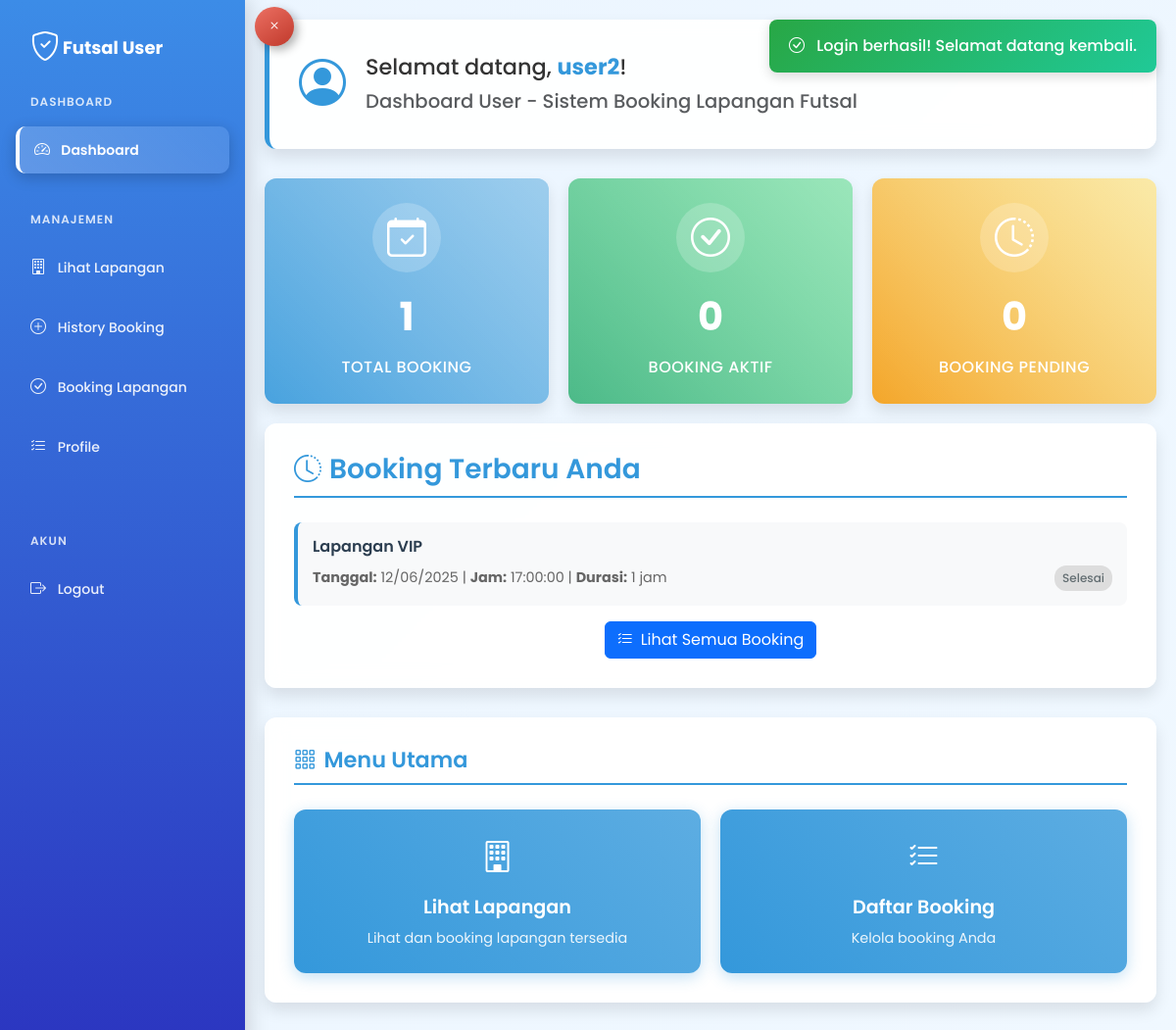
The page /user/dashboard.php?pesan=login_berhasil (signed in) on the database as committed earlier.
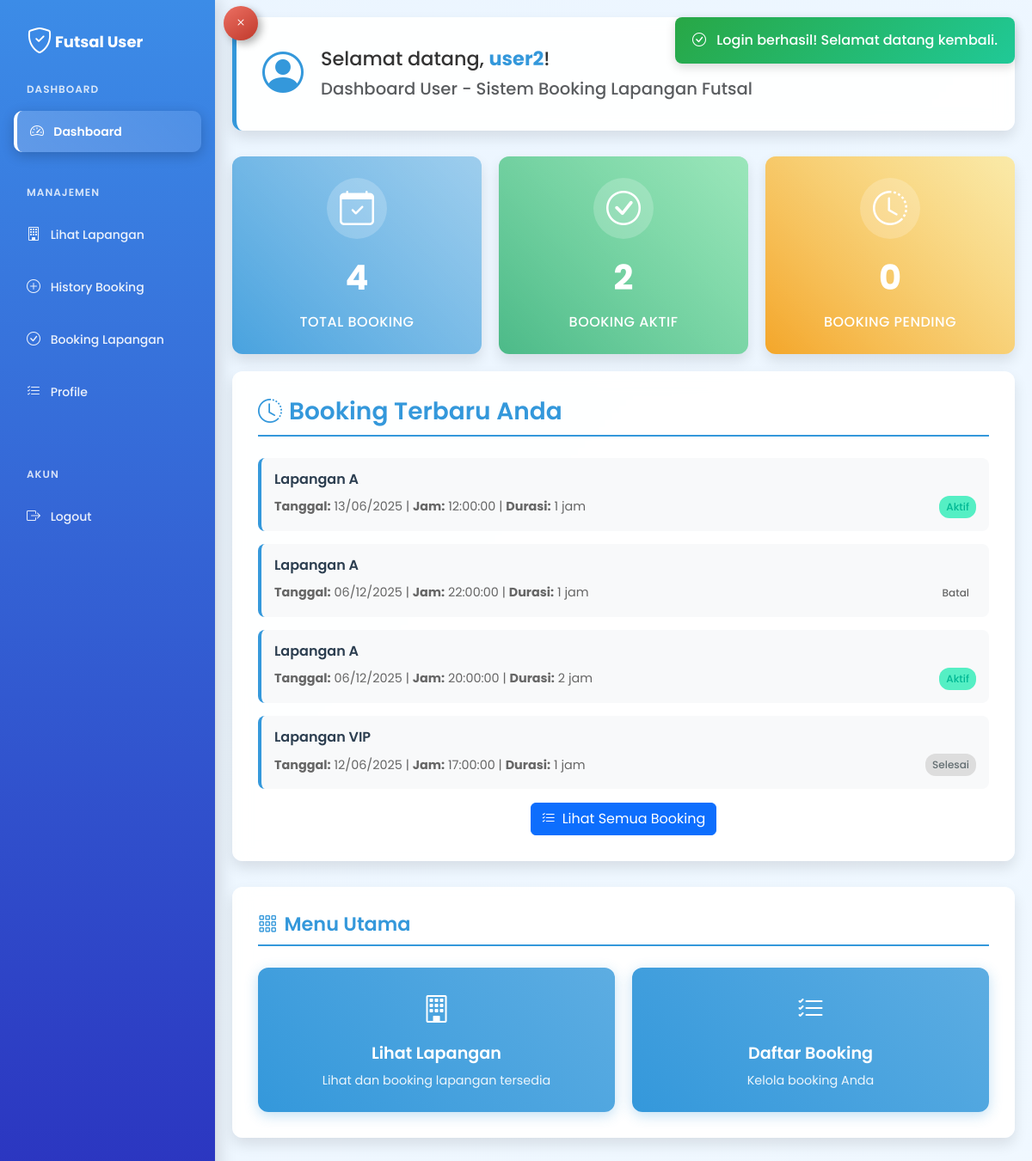
The same page on the database as committed later.
### tables this page shows
CREATE TABLE `booking` (
  `id` int(11) NOT NULL,
  `id_user` int(11) NOT NULL,
  `id_lapangan` int(11) NOT NULL,
  `tanggal` date NOT NULL,
  `jam` time NOT NULL,
  `lama_sewa` int(11) NOT NULL,
  `kontak` varchar(20) NOT NULL,
  `status` enum('pending','aktif','batal','selesai') DEFAULT 'pending',
  `status_pembayaran` enum('dp','lunas','refund') NOT NULL,
  `total_dibayar` int(11) NOT NULL,
  `total_pinalti` int(11) NOT NULL,
  `created_at` timestamp NOT NULL DEFAULT current_timestamp(),
  `updated_at` timestamp NOT NULL DEFAULT current_timestamp() ON UPDATE current_timestamp()
);

CREATE TABLE `lapangan` (
  `id` int(11) NOT NULL,
  `nama` varchar(100) NOT NULL,
  `tipe` varchar(50) NOT NULL,
  `harga` int(11) NOT NULL,
  `status` enum('tersedia','habis') DEFAULT 'tersedia',
  `gambar` varchar(255) DEFAULT NULL,
  `created_at` timestamp NOT NULL DEFAULT current_timestamp(),
  `updated_at` timestamp NOT NULL DEFAULT current_timestamp() ON UPDATE current_timestamp()
);

### user/dashboard.php (the view, shortened to what this page needs)
<?php
include '../config/database.php';
$user_id = $_SESSION['user_id'];
$totalBookingQuery = "SELECT COUNT(*) as total_booking FROM booking WHERE id_user = '$user_id'";
$totalResult = mysqli_query($connection, $totalBookingQuery);
$total_booking = mysqli_fetch_assoc($totalResult)['total_booking'];
$activeBookingQuery = "SELECT COUNT(*) as booking_aktif FROM booking WHERE id_user = '$user_id' AND status = 'aktif'";
$activeResult = mysqli_query($connection, $activeBookingQuery);
$booking_aktif = mysqli_fetch_assoc($activeResult)['booking_aktif'];
$pendingBookingQuery = "SELECT COUNT(*) as booking_pending FROM booking WHERE id_user = '$user_id' AND status = 'pending'";
$pendingResult = mysqli_query($connection, $pendingBookingQuery);
$booking_pending = mysqli_fetch_assoc($pendingResult)['booking_pending'];
$recentBookingsQuery = "
    SELECT b.*, l.nama as nama_lapangan
    FROM booking b
    JOIN lapangan l ON b.id_lapangan = l.id
    WHERE b.id_user = '$user_id'
    ORDER BY b.created_at DESC
    LIMIT 5
";
$recentResult = mysqli_query($connection, $recentBookingsQuery);
$recentBookings = [];
while ($row = mysqli_fetch_assoc($recentResult)) {
    $recentBookings[] = $row;
}
$username = isset($_SESSION['username']) ? $_SESSION['username'] : 'User';
$full_name = isset($_SESSION['full_name']) ? $_SESSION['full_name'] : $username;
?>
<!DOCTYPE html>
<html lang="id">
<head>
    <link href="https://cdn.jsdelivr.net/npm/bootstrap@5.3.2/dist/css/bootstrap.min.css" rel="stylesheet">
    <link href="https://cdn.jsdelivr.net/npm/bootstrap-icons@1.10.0/font/bootstrap-icons.css" rel="stylesheet">
</head>
<body>
    <?php include 'user_sidebar.php'; ?>
    <div class="container">
        <div class="welcome-card fade-in">
            <i class="bi bi-person-circle"></i>
            <div class="welcome-message">
                Selamat datang, <span><?php echo htmlspecialchars($full_name); ?></span>!<br>
                <small class="text-muted">Dashboard User - Sistem Booking Lapangan Futsal</small>
            </div>
        </div>
        <div class="stats fade-in">
            <div class="stat-card card-total">
                <div class="icon"><i class="bi bi-calendar-check"></i></div>
                <div class="stat-number"><?php echo $total_booking; ?></div>
                <div class="stat-label">Total Booking</div>
            </div>
            <div class="stat-card card-active">
                <div class="icon"><i class="bi bi-check-circle"></i></div>
                <div class="stat-number"><?php echo $booking_aktif; ?></div>
                <div class="stat-label">Booking Aktif</div>
            </div>
            <div class="stat-card card-pending">
                <div class="icon"><i class="bi bi-clock-history"></i></div>
                <div class="stat-number"><?php echo $booking_pending; ?></div>
                <div class="stat-label">Booking Pending</div>
            </div>
        </div>
        <div class="recent-section fade-in">
            <h3><i class="bi bi-clock-history me-2"></i>Booking Terbaru Anda</h3>
            <?php if (empty($recentBookings)): ?>
                <div class="text-center py-4">
                    <i class="bi bi-inbox display-4 text-muted"></i>
                    <p class="text-muted mt-2">Belum ada booking</p>
                    <a href="user/lihat_lapangan.php" class="btn btn-primary">
                        <i class="bi bi-plus-circle me-2"></i>Booking Sekarang
                    </a>
                </div>
            <?php else: ?>
                <?php foreach ($recentBookings as $booking): ?>
                    <div class="recent-item">
                        <h6><?php echo htmlspecialchars($booking['nama_lapangan']); ?></h6>
                        <div class="details">
                            <div>
                                <strong>Tanggal:</strong> <?php echo date('d/m/Y', strtotime($booking['tanggal'])); ?> |
                                <strong>Jam:</strong> <?php echo $booking['jam']; ?> |
                                <strong>Durasi:</strong> <?php echo $booking['lama_sewa']; ?> jam
                            </div>
                            <span class="status-badge status-<?php echo $booking['status']; ?>">
                                <?php echo ucfirst($booking['status']); ?>
                            </span>
                        </div>
                    </div>
                <?php endforeach; ?>
                <div class="text-center mt-3">
                    <a href="history.php" class="btn btn-primary">
                        <i class="bi bi-list-check me-2"></i>Lihat Semua Booking
                    </a>
                </div>
            <?php endif; ?>
        </div>
        <div class="menu-section fade-in">
            <h3><i class="bi bi-grid-3x3-gap me-2"></i>Menu Utama</h3>
            <div class="menu-grid">
                <a href="lihat_lapangan.php" class="menu-item">
                    <i class="bi bi-building"></i>
                    <h4>Lihat Lapangan</h4>
                    <p>Lihat dan booking lapangan tersedia</p>
                </a>
                <a href="history.php" class="menu-item">
                    <i class="bi bi-list-check"></i>
                    <h4>Daftar Booking</h4>
                    <p>Kelola booking Anda</p>
                </a>
            </div>
        </div>
    </div>
</body>
</html>

### user/user_sidebar.php (shortened to what this page needs)
<?php
$current_page = basename($_SERVER['PHP_SELF']);
?>
<div id="sidebar" class="text-white position-fixed h-100" style="width: 250px; top: 0; left: 0; z-index: 1030; background: linear-gradient(180deg,rgb(60, 140, 231) 0%,rgb(43, 53, 192) 100%);">
    <div class="p-3">
        <button id="sidebar-toggle" class="btn neumorphic-toggle position-absolute d-flex align-items-center justify-content-center" style="top: 6.5px; right: -50px; z-index: 1031; width: 40px; height: 40px; background-color: #e74c3c;">
            <i class="bi bi-x toggle-icon text-white"></i>
        </button>
        <div class="d-flex align-items-center mb-4" style="margin-left:15px; margin-top: 10px;">
            <i class="bi bi-shield-check me-2" style="font-size: 30px; color: white;"></i>
            <h4 class="text-white mb-0" style="font-family: 'Poppins', sans-serif; font-weight: bold; margin-left: -5px; font-size: 18px;">Futsal User</h4>
        </div>
        <p style="color: rgba(255,255,255,0.8); font-size: 12px; font-family: 'Poppins', sans-serif; font-weight: 600; margin-left: 15px; margin-top: 20px; text-transform: uppercase; letter-spacing: 1px;">Dashboard</p>
        <ul class="nav flex-column">
            <li class="nav-item mb-2">
                <a href="dashboard.php" class="nav-link text-white <?php echo ($current_page == 'dashboard.php') ? 'active' : ''; ?>">
                    <i class="bi bi-speedometer2 me-2"></i> Dashboard
                </a>
            </li>
        </ul>
        <p style="color: rgba(255,255,255,0.8); font-size: 12px; font-weight: 600; margin-left: 15px; margin-top: 25px; text-transform: uppercase; letter-spacing: 1px;">Manajemen</p>
        <ul class="nav flex-column" style="margin-bottom: 50px;">
            <li class="nav-item mb-2">
                <a href="lihat_lapangan.php" class="nav-link text-white <?php echo ($current_page == 'lihat_lapangan.php') ? 'active' : ''; ?>">
                    <i class="bi bi-building me-2"></i> Lihat Lapangan
                </a>
            </li>
            <li class="nav-item mb-2">
                <a href="history.php" class="nav-link text-white <?php echo ($current_page == 'history.php') ? 'active' : ''; ?>">
                    <i class="bi bi-plus-circle me-2"></i> History Booking
                </a>
            </li>
            <li class="nav-item mb-2">
                <a href="booking.php" class="nav-link text-white <?php echo ($current_page == 'booking.php') ? 'active' : ''; ?>">
                    <i class="bi bi-check-circle me-2"></i> Booking Lapangan
                </a>
            </li>
            <li class="nav-item mb-2">
                <a href="profile.php" class="nav-link text-white <?php echo ($current_page == 'profile.php') ? 'active' : ''; ?>">
                    <i class="bi bi-list-check me-2"></i> Profile
                </a>
            </li>
        </ul>
        <p style="color: rgba(255,255,255,0.8); font-size: 12px; font-family: 'Poppins', sans-serif; font-weight: 600; margin-left: 15px; text-transform: uppercase; letter-spacing: 1px;">Akun</p>
        <ul class="nav flex-column">
            <li class="nav-item mb-2">
                <a href="../logout.php" class="nav-link" onclick="konfirmasiLogout(); return false;">
                    <i class="bi bi-box-arrow-right me-2"></i> Logout
                </a>
            </li>
        </ul>
    </div>
</div>

### user/dashboard.php (style rules this page uses)
:root { --primary-color: #3498db; --primary-dark: #2980b9; --secondary-color: #5dade2; --success-color: #38b27b; --warning-color: #fbb13c; --danger-color: #e74c3c; --info-color: #3498db; --light-bg: #f8f9fa; --dark-bg: #343a40; --text-color: #495057; --card-shadow: 0 8px 16px rgba(0, 0, 0, 0.1); --hover-transform: translateY(-5px); --transition-speed: 0.3s; --border-radius: 12px; }
body { background: linear-gradient(135deg, rgb(235, 245, 255) 0%, rgb(240, 248, 255) 100%); font-family: 'Poppins', 'Segoe UI', Roboto, sans-serif; color: var(--text-color); min-height: 100vh; }
.container { max-width: 1200px; margin: 0 auto; padding: 20px; }
.welcome-card { background: rgba(255, 255, 255, 0.95); border-radius: var(--border-radius); padding: 30px; margin-bottom: 30px; box-shadow: var(--card-shadow); border-left: 5px solid var(--primary-color); display: flex; align-items: center; backdrop-filter: blur(10px); }
.welcome-card i { font-size: 3rem; color: var(--primary-color); margin-right: 20px; }
.welcome-message { font-size: 1.4rem; font-weight: 500; color: #333; }
.welcome-message span { font-weight: 700; color: var(--primary-color); }
.stats { display: grid; grid-template-columns: repeat(auto-fit, minmax(250px, 1fr)); gap: 20px; margin: 20px 0; }
.stat-card { background: #ffffff; border-radius: var(--border-radius); padding: 25px; text-align: center; transition: all var(--transition-speed) ease; box-shadow: var(--card-shadow); overflow: hidden; position: relative; z-index: 1; border: none; color: white; }
.stat-card::before { content: ''; position: absolute; top: 0; left: 0; width: 100%; height: 100%; background: linear-gradient(45deg, rgba(255, 255, 255, 0.1), rgba(255, 255, 255, 0.4)); z-index: -1; transition: transform 0.6s ease; }
.stat-card .icon { font-size: 2.5rem; margin-bottom: 15px; display: inline-block; background: rgba(255, 255, 255, 0.2); padding: 15px; border-radius: 50%; line-height: 1; }
.stat-number { font-size: 2.5rem; color: white; font-weight: 700; margin-bottom: 10px; }
.stat-label { font-size: 1rem; font-weight: 500; letter-spacing: 0.5px; margin-bottom: 0; text-transform: uppercase; }
.card-total { background: linear-gradient(45deg, #3498db, #5dade2); }
.card-active { background: linear-gradient(45deg, #38b27b, #58d68d); }
.card-pending { background: linear-gradient(45deg, #f39c12, #f7dc6f); }
.menu-section { background: rgba(255, 255, 255, 0.95); border-radius: var(--border-radius); padding: 30px; box-shadow: var(--card-shadow); margin-bottom: 30px; backdrop-filter: blur(10px); }
.menu-section h3 { color: var(--primary-color); margin-bottom: 25px; font-size: 1.4rem; font-weight: 600; padding-bottom: 10px; border-bottom: 2px solid var(--primary-color); }
.menu-grid { display: grid; grid-template-columns: repeat(auto-fit, minmax(250px, 1fr)); gap: 20px; }
.menu-item { background: linear-gradient(45deg, var(--primary-color), var(--secondary-color)); color: white; padding: 25px; border-radius: var(--border-radius); text-decoration: none; text-align: center; transition: all var(--transition-speed) ease; box-shadow: 0 4px 15px rgba(52, 152, 219, 0.3); }
.menu-item h4 { margin-bottom: 10px; font-size: 1.2rem; font-weight: 600; }
.menu-item p { margin: 0; font-size: 0.9rem; opacity: 0.9; }
.menu-item i { font-size: 2rem; margin-bottom: 15px; display: block; }
.recent-section { background: rgba(255, 255, 255, 0.95); padding: 30px; border-radius: var(--border-radius); backdrop-filter: blur(10px); box-shadow: var(--card-shadow); margin-bottom: 30px; }
.recent-section h3 { color: var(--primary-color); font-weight: 600; margin-bottom: 25px; padding-bottom: 10px; border-bottom: 2px solid var(--primary-color); }
.recent-item { padding: 15px; border-radius: 8px; margin-bottom: 15px; background: #f8f9fa; border-left: 4px solid var(--info-color); transition: all 0.3s ease; }
.recent-item h6 { margin-bottom: 10px; color: #2c3e50; font-weight: 600; }
.recent-item .details { display: flex; justify-content: space-between; align-items: center; flex-wrap: wrap; font-size: 0.9rem; color: #666; }
.status-badge { padding: 4px 8px; border-radius: 12px; font-size: 0.75rem; font-weight: 500; }
.status-aktif { background: #55efc4; color: #00b894; }
.status-selesai { background: #ddd; color: #636e72; }
.fade-in { animation: fadeIn 0.6s ease forwards; }

Rows that differ between the two databases and show on the page:
added booking: id_lapangan.nama "Lapangan A", tanggal "13/06/2025", jam "12:00:00", lama_sewa "1", status "Aktif"
added booking: id_lapangan.nama "Lapangan A", tanggal "06/12/2025", jam "22:00:00", lama_sewa "1", status "Batal"
added booking: id_lapangan.nama "Lapangan A", tanggal "06/12/2025", jam "20:00:00", lama_sewa "2", status "Aktif"
Other text that changed with them:
$total_booking: "1" → "4"
$booking_aktif: "0" → "2"
